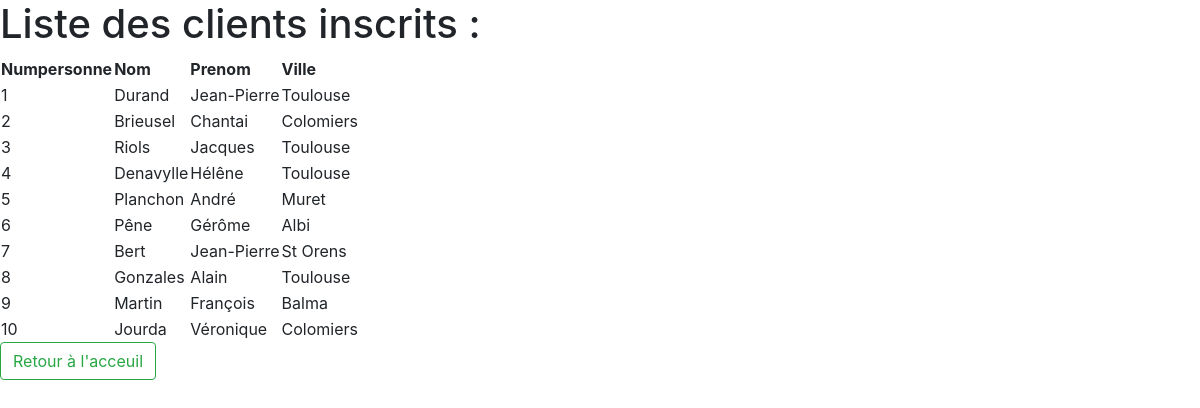
/affiche_personne.php, run on the app's committed database.
### tables this page shows
CREATE TABLE IF NOT EXISTS `personne` (
  `numpersonne` int(11) NOT NULL AUTO_INCREMENT,
  `nom` varchar(100) NOT NULL,
  `prenom` varchar(100) NOT NULL,
  `ville` varchar(200) NOT NULL,
  PRIMARY KEY (`numpersonne`)
);

### affiche_personne.php (the view, shortened to what this page needs)
<!doctype html>
<html lang="fr">
	<head>
	  <link rel="stylesheet" type="text/css" href="../creative.css">
	</head>
	<body>
			<h1>Liste des clients inscrits : </h1>
			<table >
				<tr><th>Numpersonne</th><th>Nom</th><th>Prenom</th><th>Ville</th></tr>
		  <?php
			$host 	= 'localhost';
			$user 	= 'root' ;
			$passwd = '';
			$mabase = 'biblio2';
			if ($conn = mysqli_connect($host,$user,$passwd,$mabase))
			{
				$req = "SELECT * FROM personne";
				if($result = mysqli_query($conn, $req, MYSQLI_USE_RESULT))
				{
					while ( $row =mysqli_fetch_assoc($result))
					{
						$numpersonneLue 	= $row['numpersonne'];
						$nomLue 		= utf8_encode ($row['nom']);
						$prenomLue 		= utf8_encode ($row['prenom']);
						$villeLue 		= utf8_encode ($row['ville']);
						echo "<tr><td>$numpersonneLue</td><td>$nomLue</td><td>$prenomLue</td>
						<td>$villeLue</td></tr>";
					}
				}
				else{
					die ("erreur de requête");
				}
			}
			else{
				die("problême de connexion au serveur de base de données");
			}
		  ?>
		  </table>
 	<a class="btn btn-outline-success" href="javascript:history.go(-1)">Retour à l'acceuil</a>
	</body>
</html>

### data on the page
personne: numpersonne "1", nom "Durand", prenom "Jean-Pierre", ville "Toulouse"
personne: numpersonne "2", nom "Brieusel", prenom "Chantai", ville "Colomiers"
personne: numpersonne "3", nom "Riols", prenom "Jacques", ville "Toulouse"
personne: numpersonne "4", nom "Denavylle", prenom "Hélêne", ville "Toulouse"
personne: numpersonne "5", nom "Planchon", prenom "André", ville "Muret"
personne: numpersonne "6", nom "Pêne", prenom "Gérôme", ville "Albi"
personne: numpersonne "7", nom "Bert", prenom "Jean-Pierre", ville "St Orens"
personne: numpersonne "8", nom "Gonzales", prenom "Alain", ville "Toulouse"
personne: numpersonne "9", nom "Martin", prenom "François", ville "Balma"
personne: numpersonne "10", nom "Jourda", prenom "Véronique", ville "Colomiers"
